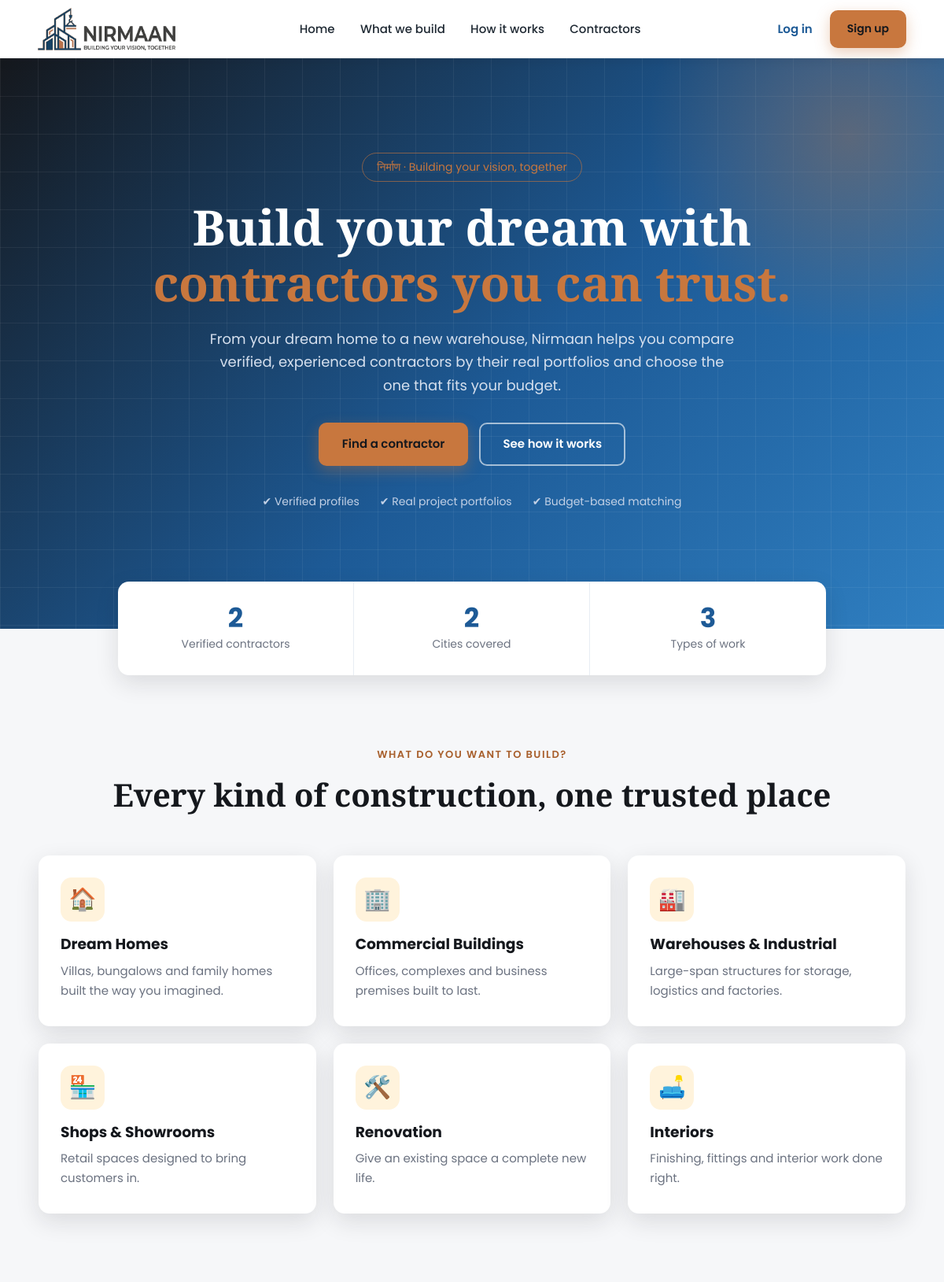
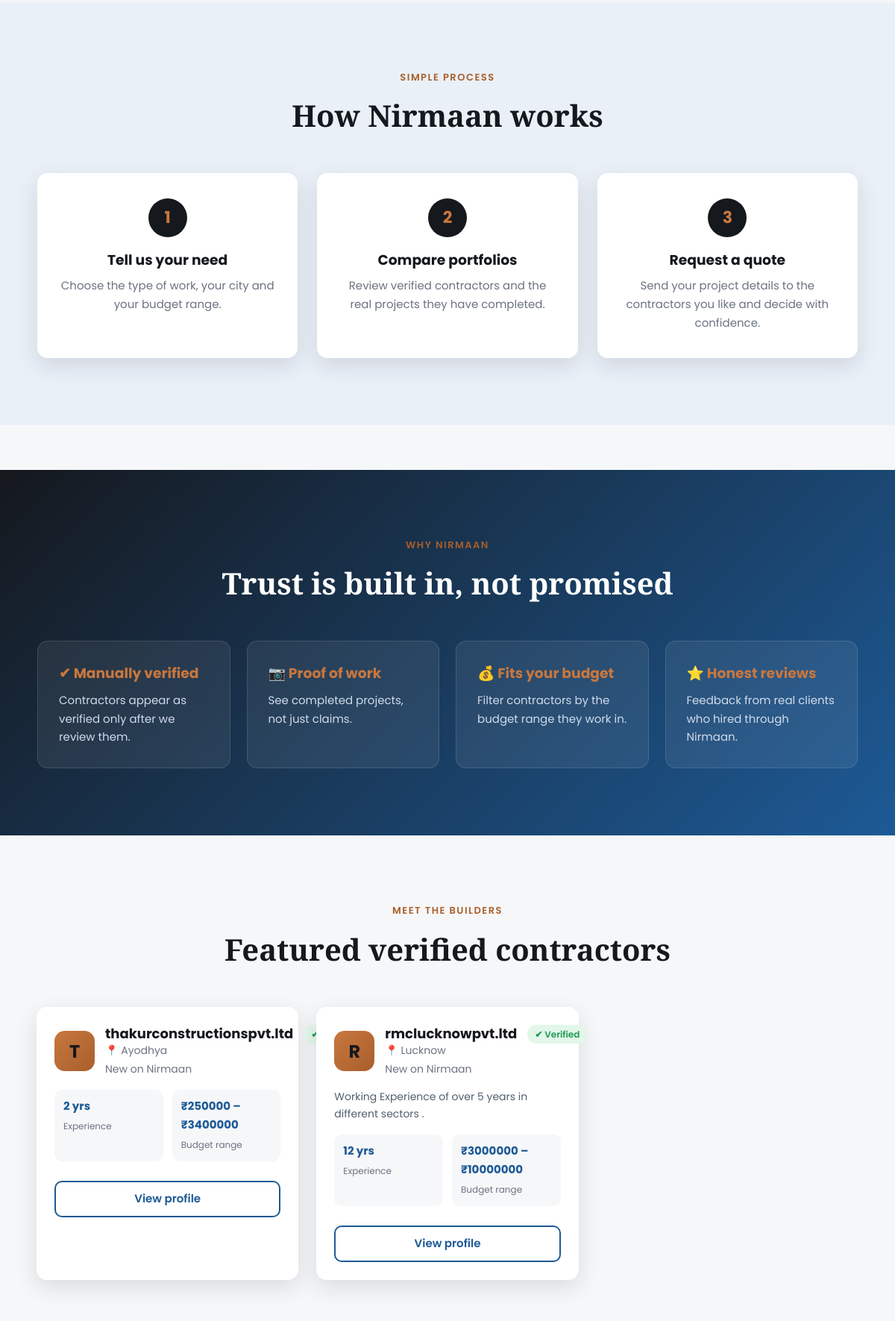
The page / (upper part) on the database its author committed (2 pictures, top to bottom).
### contractors/models.py (models this page shows, shortened)
class ContractorProfile(models.Model):
    user = models.OneToOneField(User, on_delete=models.CASCADE)
    company_name = models.CharField(max_length=200)
    city = models.CharField(max_length=100)
    about = models.TextField(blank=True)
    experience_years = models.PositiveIntegerField()
    min_budget = models.DecimalField(max_digits=12, decimal_places=2)
    max_budget = models.DecimalField(max_digits=12, decimal_places=2)
    specialties = models.ManyToManyField(Specialty, blank=True)
    verified = models.BooleanField(default=False)
    created_at = models.DateTimeField(auto_now_add=True)
    class Meta:
        ordering = ["-created_at"]

### contractors/views.py (the view)
# urls.py: path("", views.home, name="home"),
def home(request):
    verified = ContractorProfile.objects.filter(verified=True)
    featured = with_ratings(verified).prefetch_related("specialties")[:6]
    context = {
        "featured": featured,
        "verified_count": verified.count(),
        "city_count": verified.values("city").distinct().count(),
        "specialty_count": Specialty.objects.count(),
    }
    return render(request, "contractors/home.html", context)

### contractors/views.py (called while the page is built)
def with_ratings(queryset):
    return queryset.annotate(
        avg_rating=Avg("reviews__rating"),
        review_count=Count("reviews", distinct=True),
    )

### contractors/templates/contractors/home.html (shortened to what this page needs)
{% extends "contractors/base.html" %}
{% load static rating %}
{% block content %}
<section class="hero">
  <div class="hero-inner">
    <span class="eyebrow">निर्माण &middot; Building your vision, together</span>
    <h1>Build your dream with <span class="accent">contractors you can trust.</span></h1>
    <p class="lead">
      From your dream home to a new warehouse, Nirmaan helps you compare verified,
      experienced contractors by their real portfolios and choose the one that fits your budget.
    </p>
    <div class="hero-actions">
      <a class="btn btn-gold" href="{% url 'contractors:list' %}">Find a contractor</a>
      <a class="btn btn-ghost" href="#how">See how it works</a>
    </div>
    <ul class="trust-row">
      <li>✔ Verified profiles</li>
      <li>✔ Real project portfolios</li>
      <li>✔ Budget-based matching</li>
    </ul>
  </div>
</section>
<section class="stats">
  <div class="stat"><strong>{{ verified_count }}</strong><span>Verified contractor{{ verified_count|pluralize }}</span></div>
  <div class="stat"><strong>{{ city_count }}</strong><span>Cit{{ city_count|pluralize:"y,ies" }} covered</span></div>
  <div class="stat"><strong>{{ specialty_count }}</strong><span>Types of work</span></div>
</section>
<section id="categories" class="section">
  <div class="section-head">
    <span class="kicker">What do you want to build?</span>
    <h2>Every kind of construction, one trusted place</h2>
  </div>
  <div class="category-grid">
    <div class="category"><span class="icon">🏠</span><h3>Dream Homes</h3><p>Villas, bungalows and family homes built the way you imagined.</p></div>
    <div class="category"><span class="icon">🏢</span><h3>Commercial Buildings</h3><p>Offices, complexes and business premises built to last.</p></div>
    <div class="category"><span class="icon">🏭</span><h3>Warehouses &amp; Industrial</h3><p>Large-span structures for storage, logistics and factories.</p></div>
    <div class="category"><span class="icon">🏪</span><h3>Shops &amp; Showrooms</h3><p>Retail spaces designed to bring customers in.</p></div>
    <div class="category"><span class="icon">🛠️</span><h3>Renovation</h3><p>Give an existing space a complete new life.</p></div>
    <div class="category"><span class="icon">🛋️</span><h3>Interiors</h3><p>Finishing, fittings and interior work done right.</p></div>
  </div>
</section>
<section id="how" class="section section-tint">
  <div class="section-head">
    <span class="kicker">Simple process</span>
    <h2>How Nirmaan works</h2>
  </div>
  <div class="steps">
    <div class="step"><span class="step-no">1</span><h3>Tell us your need</h3><p>Choose the type of work, your city and your budget range.</p></div>
    <div class="step"><span class="step-no">2</span><h3>Compare portfolios</h3><p>Review verified contractors and the real projects they have completed.</p></div>
    <div class="step"><span class="step-no">3</span><h3>Request a quote</h3><p>Send your project details to the contractors you like and decide with confidence.</p></div>
  </div>
</section>
<section class="why">
  <div class="why-inner">
    <div class="section-head light">
      <span class="kicker">Why Nirmaan</span>
      <h2>Trust is built in, not promised</h2>
    </div>
    <div class="why-grid">
      <div class="why-item"><h3>✔ Manually verified</h3><p>Contractors appear as verified only after we review them.</p></div>
      <div class="why-item"><h3>📷 Proof of work</h3><p>See completed projects, not just claims.</p></div>
      <div class="why-item"><h3>💰 Fits your budget</h3><p>Filter contractors by the budget range they work in.</p></div>
      <div class="why-item"><h3>⭐ Honest reviews</h3><p>Feedback from real clients who hired through Nirmaan.</p></div>
    </div>
  </div>
</section>
<section id="featured" class="section">
  <div class="section-head">
    <span class="kicker">Meet the builders</span>
    <h2>Featured verified contractors</h2>
  </div>
  <div class="cards">
    {% for c in featured %}
      <article class="card">
        <div class="card-top">
          <div class="avatar">{{ c.company_name|slice:":1"|upper }}</div>
          <div>
            <h3>{{ c.company_name }}</h3>
            <p class="muted">📍 {{ c.city }}</p>{% if c.review_count %}<p class="rating"><span class="stars">{{ c.avg_rating|stars }}</span> {{ c.avg_rating|floatformat:1 }} ({{ c.review_count }})</p>{% else %}<p class="rating muted">New on Nirmaan</p>{% endif %}
          </div>
          <span class="badge">✔ Verified</span>
        </div>
        {% if c.about %}<p class="about">{{ c.about|truncatechars:90 }}</p>{% endif %}
        <ul class="meta">
          <li><strong>{{ c.experience_years }} yrs</strong><span>Experience</span></li>
          <li><strong>₹{{ c.min_budget|floatformat:0 }} – ₹{{ c.max_budget|floatformat:0 }}</strong><span>Budget range</span></li>
        </ul>
        <a class="btn btn-outline" href="{% url 'contractors:detail' c.pk %}">View profile</a>
      </article>
    {% empty %}
      <p class="empty">No verified contractors yet. Check back soon.</p>
    {% endfor %}
  </div>
</section>
{% endblock %}

### rows shown on the page
ContractorProfile: company_name "T", company_name "thakurconstructionspvt.ltd", city "Ayodhya", shows "New on Nirmaan", experience_years "2", min_budget "250000", max_budget "3400000"
ContractorProfile: company_name "R", company_name "rmclucknowpvt.ltd", city "Lucknow", shows "New on Nirmaan", about "Working Experience of over 5 years in different sectors .", experience_years "12", min_budget "3000000", max_budget "10000000"

### other values the page prints
{{ verified_count }} "2"
{{ city_count }} "2"
{{ specialty_count }} "3"
